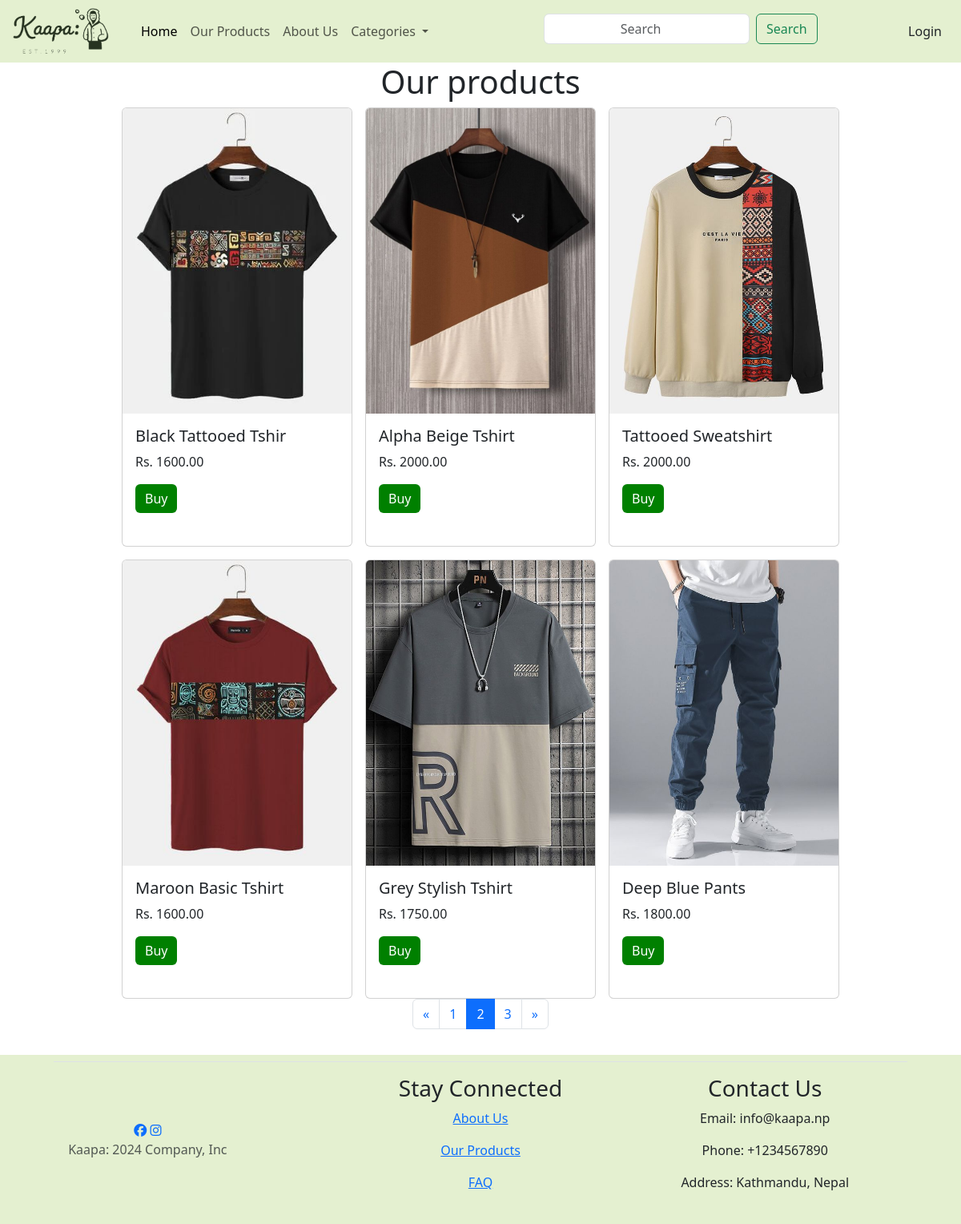
Page /ourProducts.php?page=2 on the committed database.
### tables this page shows
CREATE TABLE `products` (
  `pid` int(11) NOT NULL,
  `product_name` varchar(20) NOT NULL,
  `product_description` varchar(225) NOT NULL,
  `product_price` decimal(65,2) NOT NULL,
  `product_image` varchar(225) NOT NULL,
  `product_stock` int(200) NOT NULL
);

### ourProducts.php (the view, shortened to what this page needs)
<?php
include "navbar.php";
include "dbconnect.php";
$productsPerPage = 6;
$page = isset($_GET['page']) ? $_GET['page'] : 1;
$offset = ($page - 1) * $productsPerPage;
$products = mysqli_query($conn, "SELECT * FROM products LIMIT $offset, $productsPerPage");
?>
<!doctype html>
<html lang="en">
<head>
    <link href="https://cdn.jsdelivr.net/npm/bootstrap@5.3.0/dist/css/bootstrap.min.css" rel="stylesheet">
    <link href="https://cdn.jsdelivr.net/npm/bootstrap-icons@1.5.0/font/bootstrap-icons.css" rel="stylesheet" />
</head>
<body>
    <div class="products">
        <h1 class="text-center">Our products</h1>
    </div>
    <div class="container">
        <?php
        while ($prod = mysqli_fetch_array($products)) { ?>
            <div class='card' style='width: 18rem;'>
                <img src='<?php echo $prod['product_image']; ?>' class='card-img-top' alt='...'>
                <div class='card-body' style='margin-bottom:25px;'>
                    <h5 class='card-title'>
                        <?php echo $prod['product_name'] ?>
                    </h5>
                    <p class='card-text'>Rs.
                        <?php echo $prod['product_price'] ?>
                    </p>
                    <?php if (isset($_SESSION['username'])) { ?>
                        <a href='buyPage.php?pid=<?php echo $prod["pid"]; ?>' class='btn btn-primary'>Buy</a>
                    <?php } else { ?>
                        <a href='login.php' class='btn btn-primary'>Buy</a>
                    <?php } ?>
                </div>
            </div>
        <?php } ?>
    </div>
    <div class="container">
        <nav aria-label="Page navigation">
            <ul class="pagination justify-content-center">
                <?php
                $prevPage = $page - 1;
                echo "<li class='page-item " . ($page <= 1 ? 'disabled' : '') . "'>
                        <a class='page-link' href='yourpage.php?page=$prevPage' aria-label='Previous'>
                            <span aria-hidden='true'>&laquo;</span>
                        </a>
                    </li>";
                for ($i = 1; $i <= ceil(mysqli_num_rows(mysqli_query($conn, "SELECT * FROM products")) / $productsPerPage); $i++) {
                    echo "<li class='page-item " . ($page == $i ? 'active' : '') . "'>
                            <a class='page-link' href='ourProducts.php?page=$i'>$i</a>
                        </li>";
                }
                $nextPage = $page + 1;
                echo "<li class='page-item " . ($page >= ceil(mysqli_num_rows(mysqli_query($conn, "SELECT * FROM products")) / $productsPerPage) ? 'disabled' : '') . "'>
                        <a class='page-link' href='yourpage.php?page=$nextPage' aria-label='Next'>
                            <span aria-hidden='true'>&raquo;</span>
                        </a>
                    </li>";
                ?>
            </ul>
        </nav>
    </div>
    <?php include "footer.php" ?>
</body>
</html>

### style.css (style rules this page uses)
.container { display: flex; width: 90%; margin: auto; justify-content: center; align-items: center; gap: 1rem; flex-wrap: wrap; }
.card a { background-color: green; border: 0; }

### rows in the picture
products: product_image (picture), product_name "Black Tattooed Tshir", product_price "1600.00"
products: product_image (picture), product_name "Alpha Beige Tshirt", product_price "2000.00"
products: product_image (picture), product_name "Tattooed Sweatshirt", product_price "2000.00"
products: product_image (picture), product_name "Maroon Basic Tshirt", product_price "1600.00"
products: product_image (picture), product_name "Grey Stylish Tshirt", product_price "1750.00"
products: product_image (picture), product_name "Deep Blue Pants", product_price "1800.00"
